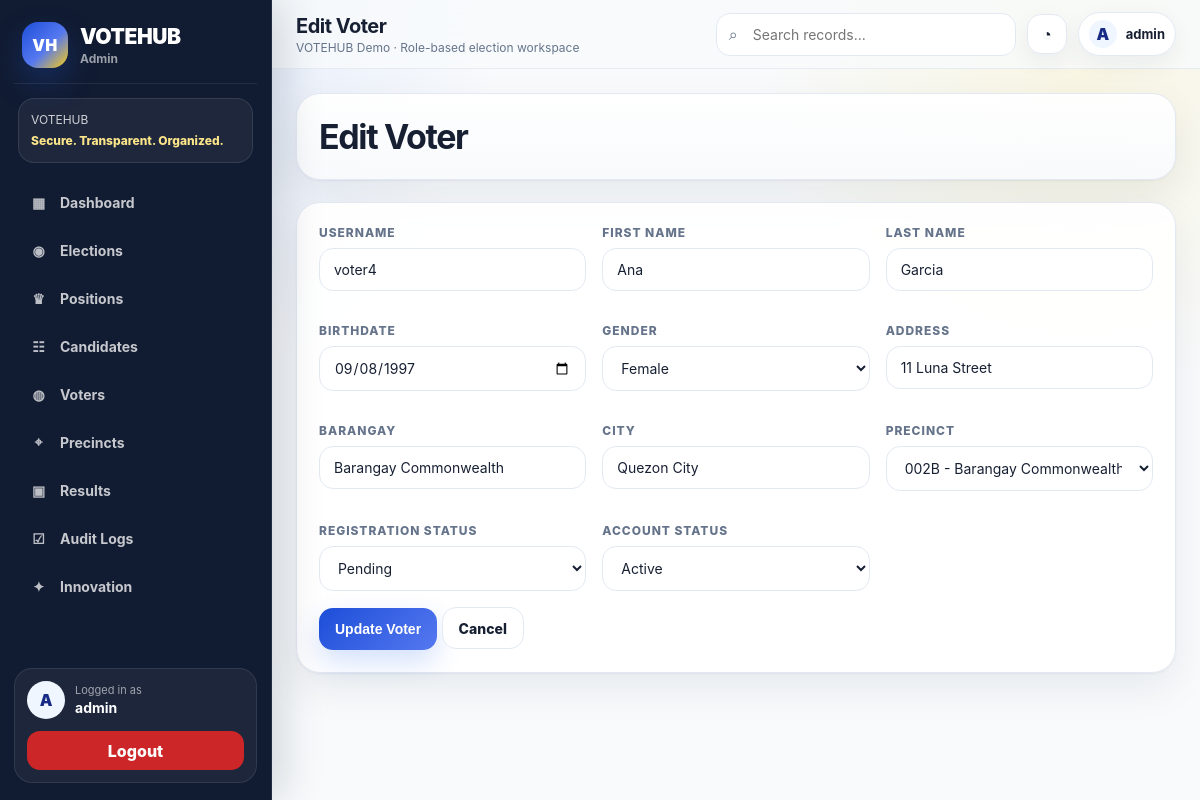
Screenshot of /admin/edit_voter.php?id=4 (signed in) with the database file from the repository.
### tables this page shows
CREATE TABLE voters (
    voter_id INT AUTO_INCREMENT PRIMARY KEY,
    user_id INT NOT NULL UNIQUE,
    precinct_id INT NOT NULL,
    first_name VARCHAR(100) NOT NULL,
    last_name VARCHAR(100) NOT NULL,
    birthdate DATE NOT NULL,
    gender ENUM('Male','Female','Other') NOT NULL,
    address VARCHAR(255) NOT NULL,
    barangay VARCHAR(100) NOT NULL,
    city VARCHAR(100) NOT NULL,
    registration_status ENUM('pending','approved','rejected') NOT NULL DEFAULT 'pending',
    created_at TIMESTAMP DEFAULT CURRENT_TIMESTAMP,
    CONSTRAINT fk_voters_users FOREIGN KEY (user_id) REFERENCES users(user_id)
        ON UPDATE CASCADE ON DELETE CASCADE,
    CONSTRAINT fk_voters_precincts FOREIGN KEY (precinct_id) REFERENCES precincts(precinct_id)
        ON UPDATE CASCADE ON DELETE RESTRICT
);

CREATE TABLE users (
    user_id INT AUTO_INCREMENT PRIMARY KEY,
    username VARCHAR(80) NOT NULL UNIQUE,
    password VARCHAR(255) NOT NULL,
    role_id INT NOT NULL,
    status ENUM('active','inactive') NOT NULL DEFAULT 'active',
    created_at TIMESTAMP DEFAULT CURRENT_TIMESTAMP,
    CONSTRAINT fk_users_roles FOREIGN KEY (role_id) REFERENCES roles(role_id)
        ON UPDATE CASCADE ON DELETE RESTRICT
);

CREATE TABLE precincts (
    precinct_id INT AUTO_INCREMENT PRIMARY KEY,
    precinct_number VARCHAR(50) NOT NULL,
    barangay VARCHAR(100) NOT NULL,
    city VARCHAR(100) NOT NULL,
    UNIQUE KEY unique_precinct (precinct_number, barangay, city)
);

### includes/functions.php (called while the page is built, shortened)
<?php
function h($value) {
    return htmlspecialchars((string)$value, ENT_QUOTES, 'UTF-8');
}
?>

### admin/edit_voter.php (the view, shortened to what this page needs)
<?php
require_once __DIR__ . '/../includes/functions.php';
$id = (int)($_GET['id'] ?? 0);
$stmt = $pdo->prepare('SELECT v.*, u.username, u.status AS account_status FROM voters v INNER JOIN users u ON v.user_id=u.user_id WHERE v.voter_id=?');
$stmt->execute([$id]);
$voter = $stmt->fetch();
$precincts = $pdo->query('SELECT * FROM precincts ORDER BY city, barangay, precinct_number')->fetchAll();
$error = '';
include __DIR__ . '/../includes/header.php'; include __DIR__ . '/../includes/sidebar.php';
?>
<div class="page-header"><h1>Edit Voter</h1></div>
<div class="card"><?php if ($error): ?><div class="alert alert-error"><?= h($error) ?></div><?php endif; ?>
<form method="POST"><div class="form-grid">
<div class="form-group"><label>Username</label><input type="text" value="<?= h($voter['username']) ?>" disabled></div>
<div class="form-group"><label>First Name</label><input type="text" name="first_name" value="<?= h($voter['first_name']) ?>" required></div>
<div class="form-group"><label>Last Name</label><input type="text" name="last_name" value="<?= h($voter['last_name']) ?>" required></div>
<div class="form-group"><label>Birthdate</label><input type="date" name="birthdate" value="<?= h($voter['birthdate']) ?>" required></div>
<div class="form-group"><label>Gender</label><select name="gender"><option <?= $voter['gender']==='Female'?'selected':'' ?>>Female</option></select></div>
<div class="form-group"><label>Address</label><input type="text" name="address" value="<?= h($voter['address']) ?>" required></div>
<div class="form-group"><label>Barangay</label><input type="text" name="barangay" value="<?= h($voter['barangay']) ?>" required></div>
<div class="form-group"><label>City</label><input type="text" name="city" value="<?= h($voter['city']) ?>" required></div>
<div class="form-group"><label>Precinct</label><select name="precinct_id"><?php foreach ($precincts as $p): ?><option value="<?= $p['precinct_id'] ?>" <?= $p['precinct_id']==$voter['precinct_id']?'selected':'' ?>><?= h($p['precinct_number'] . ' - ' . $p['barangay'] . ', ' . $p['city']) ?></option><?php endforeach; ?></select></div>
<div class="form-group"><label>Registration Status</label><select name="registration_status"><option value="pending" <?= $voter['registration_status']==='pending'?'selected':'' ?>>Pending</option></select></div>
<div class="form-group"><label>Account Status</label><select name="account_status"><option value="active" <?= $voter['account_status']==='active'?'selected':'' ?>>Active</option></select></div>
</div><button type="submit">Update Voter</button> <a class="btn btn-light" href="<?= BASE_URL ?>/admin/voters.php">Cancel</a></form>
</div>
<?php include __DIR__ . '/../includes/footer.php'; ?>

### assets/css/style.css (style rules this page uses)
:root { --bg: #f8fafc; --bg-soft: #eef4ff; --surface: #ffffff; --surface-2: #f8fafc; --text: #172033; --muted: #65748b; --border: #e3e9f3; --primary: #1d4ed8; --primary-dark: #172b85; --primary-soft: #dbeafe; --navy: #111b31; --navy-2: #1d2b4a; --accent-yellow: #facc15; --accent-red: #dc2626; --success: #16a34a; --warning: #f59e0b; --danger: #dc2626; --shadow-card: 0 1px 2px rgba(15, 23, 42, 0.05), 0 16px 40px rgba(15, 23, 42, 0.07); --shadow-soft: 0 8px 24px rgba(15, 23, 42, 0.06); --radius: 18px; --radius-lg: 26px; }
* { box-sizing: border-box; }
html { scroll-behavior: smooth; }
body { margin: 0; font-family: Inter, ui-sans-serif, system-ui, -apple-system, BlinkMacSystemFont, "Segoe UI", Arial, sans-serif; background: radial-gradient(circle at 8% 0%, rgba(37, 99, 235, 0.12), transparent 30%), radial-gradient(circle at 90% 8%, rgba(250, 204, 21, 0.11), transparent 25%), var(--bg); color: var(--text); min-height: 100vh; }
a { color: inherit; text-decoration: none; }
.form-group { margin-bottom: 16px; }
label { display: block; font-size: 12px; font-weight: 850; text-transform: uppercase; letter-spacing: .08em; margin-bottom: 8px; color: var(--muted); }
input, select, textarea { width: 100%; border: 1px solid var(--border); background: #fff; color: var(--text); border-radius: 14px; padding: 12px 14px; font: inherit; font-size: 14px; transition: border-color .18s ease, box-shadow .18s ease; }
button, .btn { display: inline-flex; align-items: center; justify-content: center; gap: 8px; min-height: 42px; padding: 10px 16px; border: 0; border-radius: 14px; background: linear-gradient(135deg, var(--primary), #5578f0); color: #fff; font-size: 14px; font-weight: 850; cursor: pointer; box-shadow: 0 12px 28px rgba(37,99,235,0.20); transition: transform .18s ease, box-shadow .18s ease, opacity .18s ease; }
.btn-light { background: #fff; color: var(--text); border: 1px solid var(--border); box-shadow: none; }
.page-header { display: flex; justify-content: space-between; align-items: center; gap: 18px; margin-bottom: 22px; padding: 22px; border: 1px solid var(--border); border-radius: 24px; background: linear-gradient(180deg, rgba(255,255,255,0.96), rgba(248,250,252,0.94)); box-shadow: var(--shadow-card); }
.page-header h1 { margin: 0; font-size: clamp(25px, 3vw, 34px); letter-spacing: -0.04em; }
.card { margin-bottom: 22px; padding: 22px; border: 1px solid var(--border); border-radius: 24px; background: rgba(255,255,255,0.94); box-shadow: var(--shadow-card); }
.form-grid { display: grid; grid-template-columns: repeat(auto-fit, minmax(245px, 1fr)); gap: 16px; }
.card form:last-child, form.card:last-child { margin-bottom: 0; }

### rows the page displays
voters: user.username "voter4", first_name "Ana", last_name "Garcia", birthdate "09/08/1997", gender "Female", address "11 Luna Street", barangay "Barangay Commonwealth", city "Quezon City", precinct_id "002B - Barangay Commonwealth, Quezon City", registration_status "Pending"
users: account_status "Active"

### other values shown
$roleLabel ?: 'User' "Admin"
substr($name, 0, 1) "A"
$name "admin"
$pageTitleDisplay "Edit Voter"
